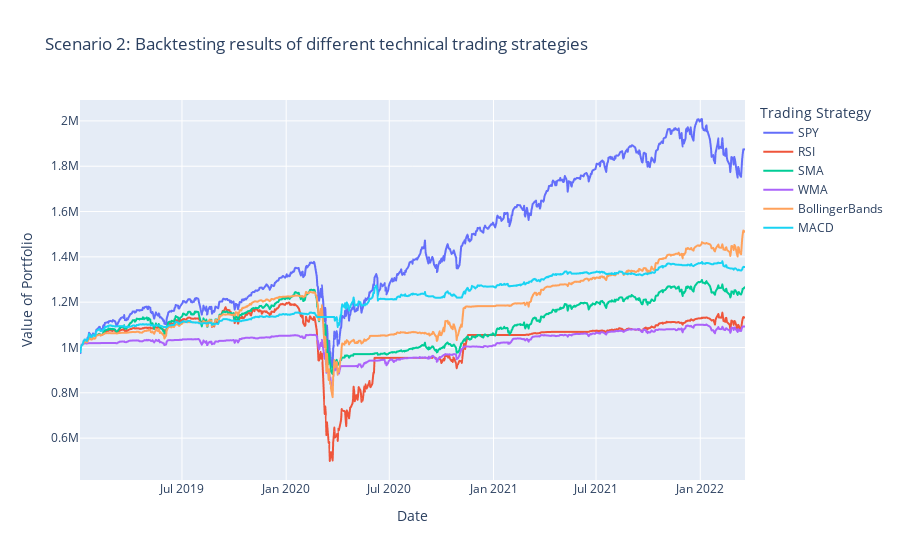

The notebook cell this image was saved under:
### Code cell
# Visualizing backtesting results

fig_2 = px.line(scenario_2, x='Date', y=['SPY', 'RSI', 'SMA', 'WMA', 'BollingerBands', 'MACD'], 
    title='Scenario 2: Backtesting results of different technical trading strategies', 
    labels={"variable": "Trading Strategy", "value": "Value of Portfolio"})
fig_2.show()

### Figure 1 — Plotly figure (JSON) as saved in the notebook; plotly's stock layout.template omitted (floating-point values rounded to 4 significant figures; data arrays with more than 128 entries replaced by an {"elided": "..."} marker saying what was removed)
{"data": [{"hovertemplate": "Trading Strategy=SPY<br>Date=%{x}<br>Value of Portfolio=%{y}<extra></extra>", "legendgroup": "SPY", "line": {"color": "#636efa", "dash": "solid"}, "marker": {"symbol": "circle"}, "mode": "lines", "name": "SPY", "showlegend": true, "type": "scattergl", "x": {"elided": "811 str values"}, "xaxis": "x", "y": {"elided": "811 float values"}, "yaxis": "y"}, {"hovertemplate": "Trading Strategy=RSI<br>Date=%{x}<br>Value of Portfolio=%{y}<extra></extra>", "legendgroup": "RSI", "line": {"color": "#EF553B", "dash": "solid"}, "marker": {"symbol": "circle"}, "mode": "lines", "name": "RSI", "showlegend": true, "type": "scattergl", "x": {"elided": "811 str values"}, "xaxis": "x", "y": {"elided": "811 float values"}, "yaxis": "y"}, {"hovertemplate": "Trading Strategy=SMA<br>Date=%{x}<br>Value of Portfolio=%{y}<extra></extra>", "legendgroup": "SMA", "line": {"color": "#00cc96", "dash": "solid"}, "marker": {"symbol": "circle"}, "mode": "lines", "name": "SMA", "showlegend": true, "type": "scattergl", "x": {"elided": "811 str values"}, "xaxis": "x", "y": {"elided": "811 float values"}, "yaxis": "y"}, {"hovertemplate": "Trading Strategy=WMA<br>Date=%{x}<br>Value of Portfolio=%{y}<extra></extra>", "legendgroup": "WMA", "line": {"color": "#ab63fa", "dash": "solid"}, "marker": {"symbol": "circle"}, "mode": "lines", "name": "WMA", "showlegend": true, "type": "scattergl", "x": {"elided": "811 str values"}, "xaxis": "x", "y": {"elided": "811 float values"}, "yaxis": "y"}, {"hovertemplate": "Trading Strategy=BollingerBands<br>Date=%{x}<br>Value of Portfolio=%{y}<extra></extra>", "legendgroup": "BollingerBands", "line": {"color": "#FFA15A", "dash": "solid"}, "marker": {"symbol": "circle"}, "mode": "lines", "name": "BollingerBands", "showlegend": true, "type": "scattergl", "x": {"elided": "811 str values"}, "xaxis": "x", "y": {"elided": "811 float values"}, "yaxis": "y"}, {"hovertemplate": "Trading Strategy=MACD<br>Date=%{x}<br>Value of Portfolio=%{y}<extra></extra>", "legendgroup": "MACD", "line": {"color": "#19d3f3", "dash": "solid"}, "marker": {"symbol": "circle"}, "mode": "lines", "name": "MACD", "showlegend": true, "type": "scattergl", "x": {"elided": "811 str values"}, "xaxis": "x", "y": {"elided": "811 float values"}, "yaxis": "y"}], "layout": {"legend": {"title": {"text": "Trading Strategy"}, "tracegroupgap": 0}, "title": {"text": "Scenario 2: Backtesting results of different technical trading strategies"}, "xaxis": {"anchor": "y", "domain": [0, 1], "title": {"text": "Date"}}, "yaxis": {"anchor": "x", "domain": [0, 1], "title": {"text": "Value of Portfolio"}}}}
